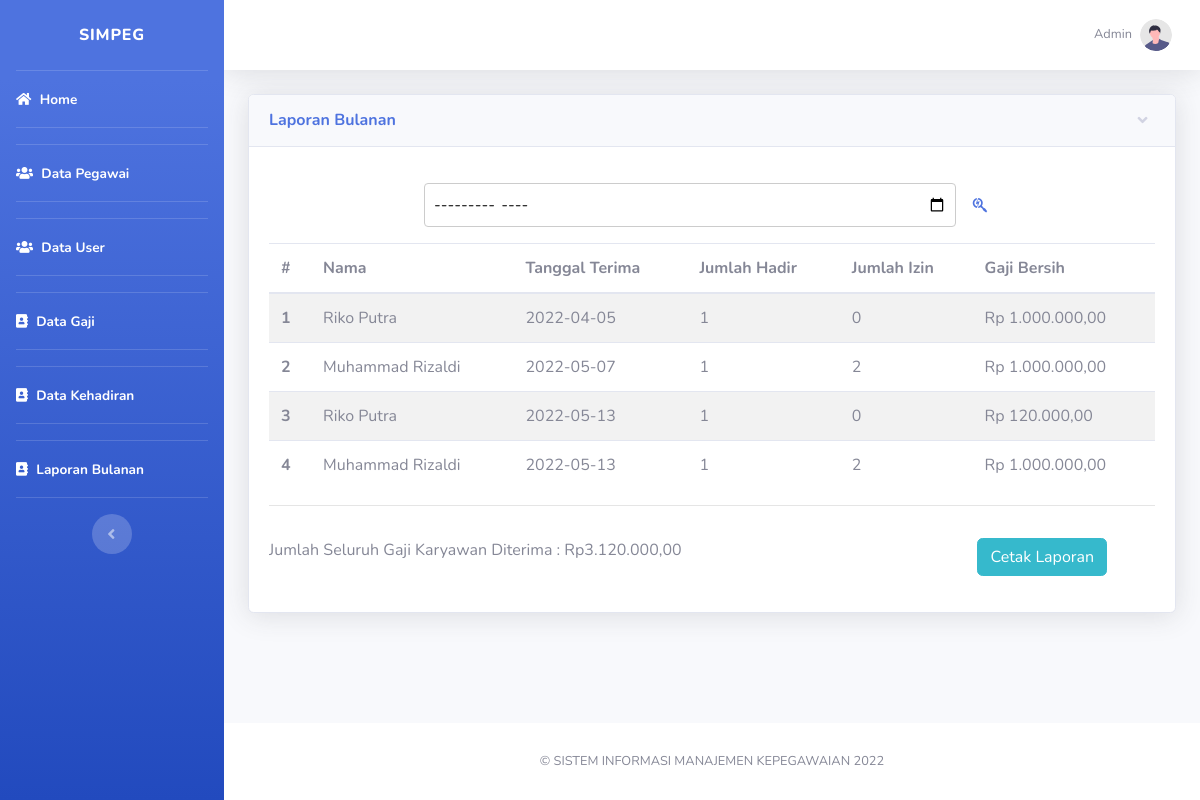
The app's page /admin/laporan.php (signed in) with its own data.
### tables this page shows
CREATE TABLE `gaji` (
  `id_gaji` int(11) NOT NULL,
  `id_pegawai` int(11) NOT NULL,
  `rekap_hadir` int(11) NOT NULL,
  `rekap_izin` int(11) NOT NULL,
  `tanggal_terima` date NOT NULL,
  `nama` varchar(100) NOT NULL,
  `jabatan` varchar(200) NOT NULL,
  `gaji_pokok` bigint(20) NOT NULL,
  `bonus_gaji` bigint(20) NOT NULL
);

### admin/laporan.php (the view, shortened to what this page needs)
<?php
require 'functions.php';
$pegawai = mysqli_query($conn, "SELECT * FROM gaji");
$seluruh = mysqli_query($conn, "SELECT SUM(gaji_pokok) as seluruh FROM gaji");
foreach ($seluruh as $d ) {}
$seluruh_gaji = $d['seluruh'];
?>
<!DOCTYPE html>
<html lang="en">
<head>
    <?php include 'link.php'; ?>
    <link rel="stylesheet" href="../css/print.css">
</head>
<body id="page-top">
    <div id="wrapper">
        <?php include 'sidebar.php'; ?>
        <div id="content-wrapper" class="d-flex flex-column">
            <div id="content">
                <?php include 'topbar.php'; ?>
                <div class="container-fluid">
                    <div class="row">
                        <div class="col mb-4">
                            <div class="card shadow mb-4">
                                <a href="#card-pegawai" class="d-block card-header py-3" data-toggle="collapse"
                                    role="button" aria-expanded="true" aria-controls="card-pegawai">
                                    <h6 class="m-0 font-weight-bold text-primary">Laporan Bulanan</h6>
                                </a>
                                <div class="collapse show" id="card-pegawai">
                                    <div class="card-body">
                                        <div class="my-3">
                                            <form action="" method="post">
                                                <center>
                                                <input type="month" name="keyword" style="width: 60%;" autofocus placeholder="Ketik Keyword Pencarian..." autocomplete="off">
                                                <button class="btn text-primary" type="submit" name="cari"><i class="fab fa-searchengin"></i></button>
                                                </center>
                                            </form>
                                        </div>
                                        <div class="table-responsive">
                                        <table class="table table-striped" style="width: 100%;">
                                          <thead>
                                            <tr>
                                              <th>#</th>
                                              <th>Nama</th>
                                              <th>Tanggal Terima</th>
                                              <th>Jumlah Hadir</th>
                                              <th>Jumlah Izin</th>
                                              <th>Gaji Bersih</th>
                                            </tr>
                                          </thead>
                                          <tbody>
                                    <?php $i=1; ?>
                                    <?php foreach ($pegawai as $data) : ?>
                                            <tr>
                                              <th><?= $i; ?></th>
                                              <td><?= $data['nama']; ?></td>
                                              <td><?= $data['tanggal_terima']; ?></td>
                                              <td><?= $data['rekap_hadir']; ?></td>
                                              <td><?= $data['rekap_izin']; ?></td>
                                              <td>Rp <?= number_format($data['gaji_pokok'],2,',','.'); ?></td>
                                            </tr>
                                    <?php $i++; ?>
                                    <?php endforeach; ?>
                                          </tbody>
                                        </table>
                                        <hr>
                                            <div style="display: flex;justify-content: space-between;">
                                                <p class="mr-5 mt-3">
                                                    Jumlah Seluruh Gaji Karyawan Diterima : Rp<?= number_format($seluruh_gaji,2,',','.'); ?>
                                                </p>
                                                <p class="mr-5 mt-3">
                                                    <button onclick="window.print();" class="btn btn-info sa">Cetak Laporan</button>
                                                </p>
                                            </div>
                                        </div>
                                    </div>
                                </div>
                            </div>
                        </div>
                    </div>
                </div>
            </div>
            <?php include 'footer.php' ?>
        </div>
    </div>
</body>
</html>

### admin/link.php (shortened to what this page needs)
<link href="../vendor/fontawesome-free/css/all.min.css" rel="stylesheet" type="text/css">
<link href="../css/sb-admin-2.min.css" rel="stylesheet">
<link href="../css/style.css" rel="stylesheet">

### admin/sidebar.php
<ul class="navbar-nav bg-gradient-primary sidebar sidebar-dark accordion" id="accordionSidebar">
    <a class="sidebar-brand d-flex align-items-center justify-content-center" href="index.html">
        <div class="sidebar-brand-icon">
            SIMPEG
        </div>
    </a>
    <hr class="sidebar-divider my-0">
    <li class="nav-item active">
        <a class="nav-link" href="index.php">
            <i class="fas fa-home"></i>
            <span>Home</span></a>
    </li>
    <hr class="sidebar-divider">
    <hr class="sidebar-divider my-0">
    <li class="nav-item active">
        <a class="nav-link" href="pegawai.php">
            <i class="fas fa-users"></i>
            <span>Data Pegawai</span></a>
    </li>
    <hr class="sidebar-divider">
    <hr class="sidebar-divider my-0">
    <li class="nav-item active">
        <a class="nav-link" href="user.php">
            <i class="fas fa-users"></i>
            <span>Data User</span></a>
    </li>
    <hr class="sidebar-divider">
    <hr class="sidebar-divider my-0">
    <li class="nav-item active">
        <a class="nav-link" href="gaji.php">
            <i class="fas fa-address-book"></i>
            <span>Data Gaji</span></a>
    </li>
    <hr class="sidebar-divider">
     <hr class="sidebar-divider my-0">
    <li class="nav-item active">
        <a class="nav-link" href="kehadiran.php">
            <i class="fas fa-address-book"></i>
            <span>Data Kehadiran</span></a>
    </li>
    <hr class="sidebar-divider">
     <hr class="sidebar-divider my-0">
    <li class="nav-item active">
        <a class="nav-link" href="laporan.php">
            <i class="fas fa-address-book"></i>
            <span>Laporan Bulanan</span></a>
    </li>
    <hr class="sidebar-divider">
    <div class="text-center d-none d-md-inline">
        <button class="rounded-circle border-0" id="sidebarToggle"></button>
    </div>
</ul>

### admin/topbar.php (shortened to what this page needs)
<nav class="navbar navbar-expand navbar-light bg-white topbar mb-4 static-top shadow">
    <ul class="navbar-nav ml-auto">
        <li class="nav-item dropdown no-arrow">
            <a class="nav-link dropdown-toggle" href="#" id="userDropdown" role="button"
                data-toggle="dropdown" aria-haspopup="true" aria-expanded="false">
                <span class="mr-2 d-none d-lg-inline text-gray-600 small">Admin</span>
                <img class="img-profile rounded-circle"
                    src="../img/undraw_profile.svg">
            </a>
        </li>
    </ul>
</nav>

### admin/footer.php
<footer class="sticky-footer bg-white">
    <div class="container my-auto">
        <div class="copyright text-center my-auto">
            <span>&copy; SISTEM INFORMASI MANAJEMEN KEPEGAWAIAN 2022</span>
        </div>
    </div>
</footer>

### css/style.css (style rules this page uses)
body { background-image: url('../img/bg.jpeg') !important; }
input[type=text], input[type=search], input[type=password], input[type=number], input[type=date], input[type=file], input[type=email], input[type=month], textarea, select { width: 100%; padding: 8px; border: 1px solid #ccc; border-radius: 4px; box-sizing: border-box; }

### records on screen
gaji: nama "Riko Putra", tanggal_terima "2022-04-05", rekap_hadir "1", rekap_izin "0", gaji_pokok "1.000.000,00"
gaji: nama "Muhammad Rizaldi", tanggal_terima "2022-05-07", rekap_hadir "1", rekap_izin "2", gaji_pokok "1.000.000,00"
gaji: nama "Riko Putra", tanggal_terima "2022-05-13", rekap_hadir "1", rekap_izin "0", gaji_pokok "120.000,00"
gaji: nama "Muhammad Rizaldi", tanggal_terima "2022-05-13", rekap_hadir "1", rekap_izin "2", gaji_pokok "1.000.000,00"

### other values on screen
$seluruh_gaji "3.120.000,00"
